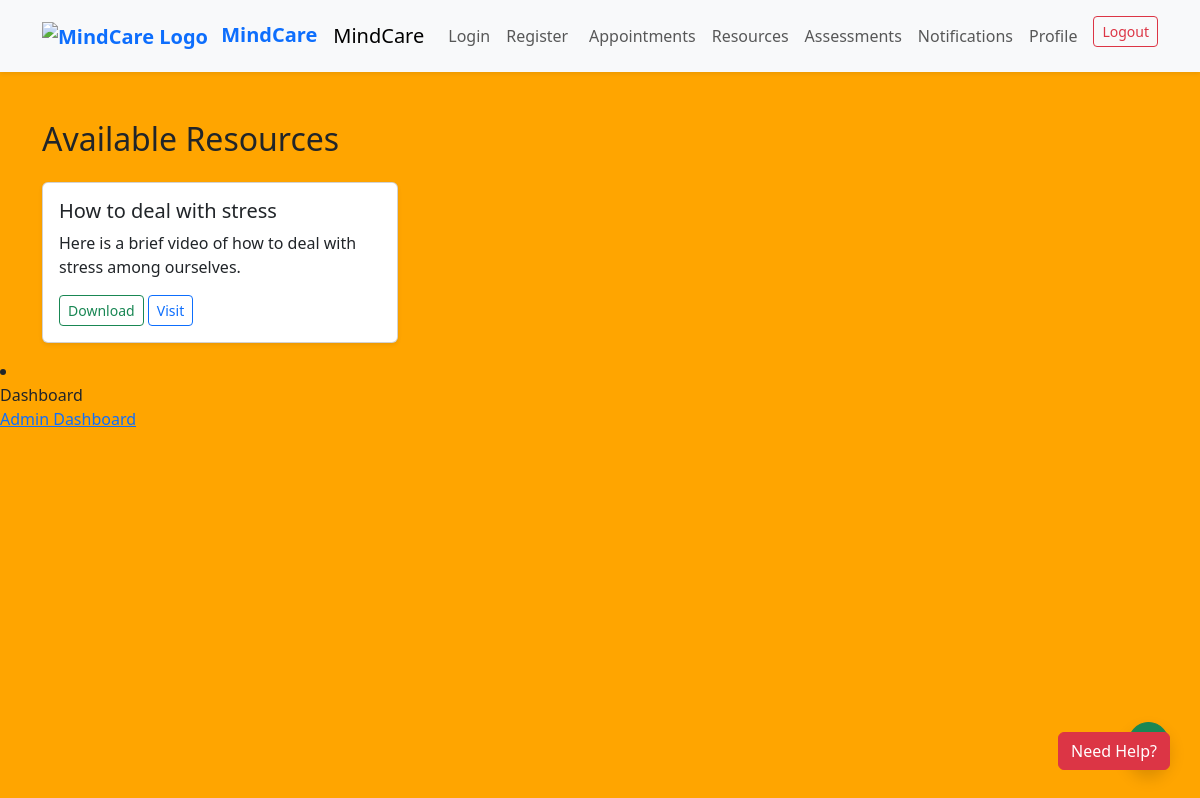
The app's page /resources/, older data.
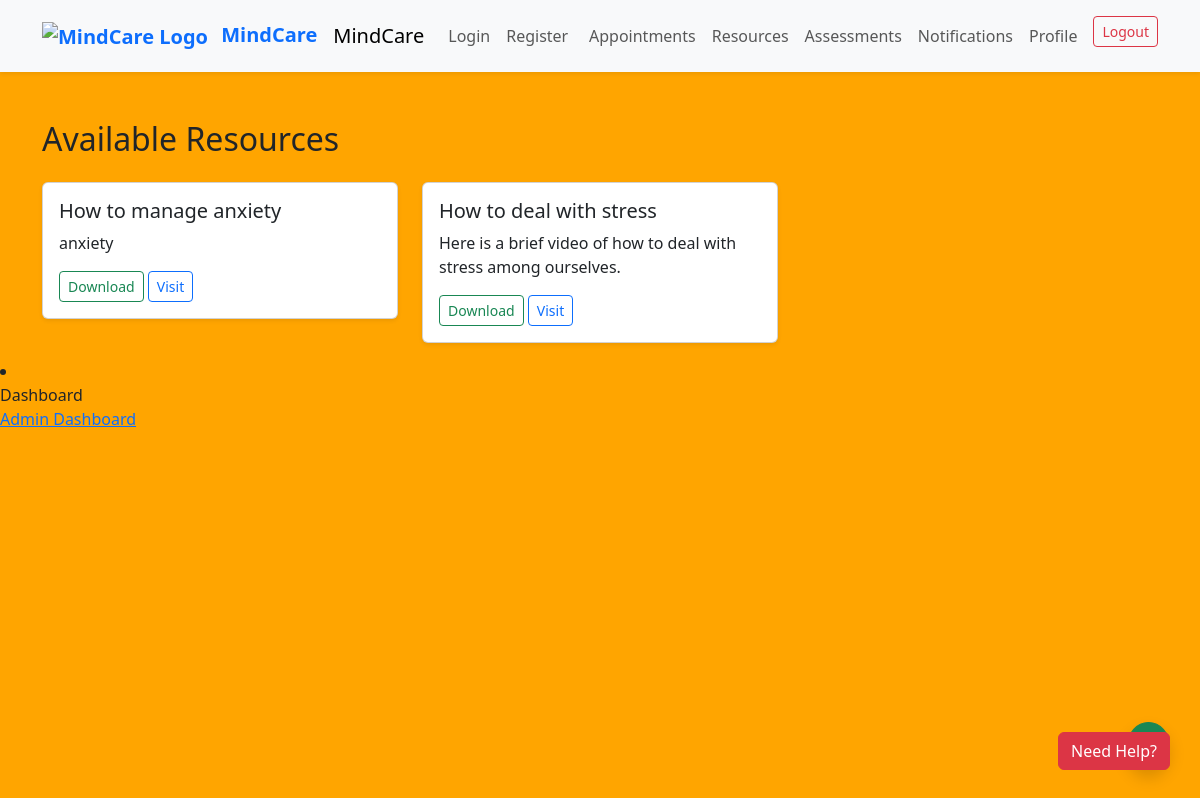
The same page, newer data.
### core/models.py (models this page shows, shortened)
class Resource(models.Model):
    title = models.CharField(max_length=200)
    description = models.TextField()
    file = models.FileField(upload_to='resources/', blank=True, null=True)
    link = models.URLField(blank=True, null=True)
    created_at = models.DateTimeField(auto_now_add=True)
    uploaded_by = models.ForeignKey(settings.AUTH_USER_MODEL, on_delete=models.CASCADE, null=True, blank=True)

### core/views.py (the view)
# urls.py: path('resources/', view_resources, name='view_resources'),
def view_resources(request):
    resources = Resource.objects.all().order_by('-created_at')
    return render(request, 'core/resources.html', {'resources': resources})

### core/templates/core/resources.html (shortened to what this page needs)
{% extends 'base.html' %}
{% block content %}
<div class="container mt-5">
  <h2 class="mb-4">Available Resources</h2>
  <div class="row">
    {% for res in resources %}
    <div class="col-md-4 mb-3">
      <div class="card shadow-sm">
        <div class="card-body">
          <h5>{{ res.title }}</h5>
          <p>{{ res.description|truncatewords:25 }}</p>
          {% if res.file %}
          <a href="{{ res.file.url }}" class="btn btn-sm btn-outline-success">Download</a>
          {% endif %}
          {% if res.link %}
          <a href="{{ res.link }}" target="_blank" class="btn btn-sm btn-outline-primary">Visit</a>
          {% endif %}
        </div>
      </div>
    </div>
    {% endfor %}
  </div>
</div>
{% endblock %}

Row changes from the older to the newer data that the page shows:
added Resource: title "How to manage anxiety", description "anxiety"
